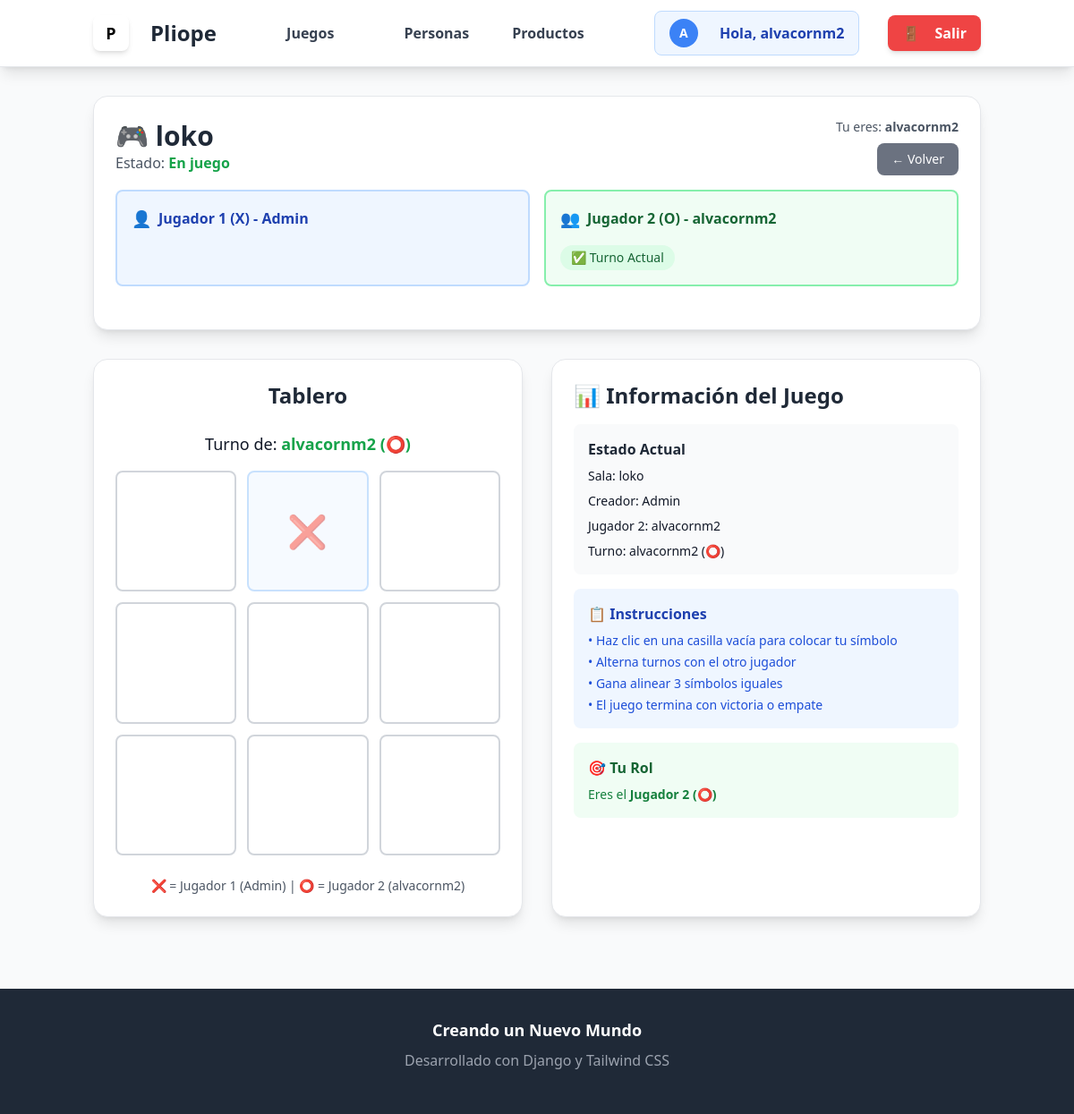
/Games/loko/ (signed in), run on the app's committed database.
### Games/models.py (models this page shows, shortened)
class Game(models.Model):
    room_name = models.CharField(max_length=100, unique=True)
    owner = models.ForeignKey(User, on_delete=models.CASCADE, related_name='owner_games')
    player2 = models.ForeignKey(User, on_delete=models.CASCADE, related_name='player2_games', blank=True, null=True)
    board = models.CharField(max_length=9, default="-" * 9)
    active_player = models.IntegerField(default=1)
    winner = models.CharField(max_length=10, blank=True, null=True)
    current_player = models.IntegerField(default=1)
    over = models.BooleanField(default=False)

### Games/views.py (the view, shortened to what this page needs)
# urls.py: path('<str:room_name>/', views.game_detail, name='game_detail'),
@login_required
def game_detail(request, room_name):
    game = get_object_or_404(Game, room_name=room_name)
    if game.player2 is None and request.user != game.owner:
        game.player2 = request.user
        game.save()
        messages.success(request, f"🎮 Te has unido a la sala como Jugador 2!")
    board = list(game.board)
    return render(request, 'games_room.html', {
        'game': game,
        'board': board,
        'user': request.user
    })

### Games/templates/games_room.html (shortened to what this page needs)
{% extends "base.html" %}
{% load static %}
{% block content %}
<div class="max-w-6xl mx-auto">
    <div class="bg-white rounded-2xl shadow-lg p-6 border border-gray-200 mb-8">
        <div class="flex justify-between items-center mb-4">
            <div>
                <h1 class="text-3xl font-bold text-gray-800">🎮 {{ game.room_name }}</h1>
                <p class="text-gray-600">
                    Estado:
                    <span class="font-semibold {% if not game.over %}text-green-600{% else %}text-blue-600{% endif %}">
                        {% if game.winner %}Ganó {{ game.winner }}
                        {% elif game.over %}Empate
                        {% else %}En juego{% endif %}
                    </span>
                </p>
            </div>
            <div class="text-right">
                <p class="text-sm text-gray-600">Tu eres: <span class="font-semibold">{{ user.username }}</span></p>
                <a href="{% url 'Games:games_list' %}" class="bg-gray-500 hover:bg-gray-600 text-white px-4 py-2 rounded-lg text-sm font-medium transition-colors mt-2 ml-2 inline-block">
                    ← Volver
                </a>
            </div>
        </div>
        <div class="grid md:grid-cols-2 gap-4 mb-6">
            <div class="{% if game.active_player == 1 and not game.over %}bg-green-50 border-green-300{% else %}bg-blue-50 border-blue-200{% endif %} rounded-lg p-4 border-2 transition-colors">
                <h3 class="font-semibold {% if game.active_player == 1 and not game.over %}text-green-800{% else %}text-blue-800{% endif %} mb-2 flex items-center">
                    <span class="text-lg mr-2">👤</span>
                    Jugador 1 (X) - {{ game.owner.username }}
                </h3>
            </div>
            <div class="{% if game.active_player == 2 and not game.over %}bg-green-50 border-green-300{% else %}{% if game.player2 %}bg-green-50 border-green-200{% else %}bg-gray-100 border-gray-300{% endif %}{% endif %} rounded-lg p-4 border-2 transition-colors">
                <h3 class="font-semibold {% if game.active_player == 2 and not game.over %}text-green-800{% else %}{% if game.player2 %}text-green-800{% else %}text-gray-600{% endif %}{% endif %} mb-2 flex items-center">
                    <span class="text-lg mr-2">👥</span>
                    Jugador 2 (O) - {% if game.player2 %}{{ game.player2.username }}{% else %}Esperando...{% endif %}
                </h3>
                {% if game.active_player == 2 and not game.over %}
                <span class="inline-block mt-2 px-3 py-1 bg-green-100 text-green-800 rounded-full text-sm font-medium">
                    ✅ Turno Actual
                </span>
                {% endif %}
            </div>
        </div>
    </div>
    <div class="grid lg:grid-cols-2 gap-8">
        <div class="bg-white rounded-2xl shadow-lg p-6 border border-gray-200">
            <h2 class="text-2xl font-bold text-gray-800 mb-6 text-center">Tablero</h2>
            {% if not game.over %}
                <p class="text-center text-lg mb-4">
                    Turno de:
                    <span class="font-bold {% if game.active_player == 1 %}text-blue-600{% else %}text-green-600{% endif %}">
                        {% if game.active_player == 1 %}
                            {{ game.owner.username }} (❌)
                        {% else %}
                            {% if game.player2 %}{{ game.player2.username }}{% else %}Jugador 2{% endif %} (⭕)
                        {% endif %}
                    </span>
                </p>
            {% endif %}
            <div class="grid grid-cols-3 gap-3 max-w-md mx-auto mb-6">
                {% for square in board %}
                <form method="post" class="aspect-square">
                    <button type="submit"
                            class="w-full h-full border-2 rounded-lg text-4xl font-bold transition-all duration-200
                                   {% if square == 'X' %}text-blue-600 bg-blue-50 border-blue-300
                                   {% elif square == 'O' %}text-green-600 bg-green-50 border-green-300
                                   {% else %}text-gray-400 border-gray-300 hover:bg-gray-50{% endif %}
                                   {% if game.over or square != '-' %}opacity-50 cursor-not-allowed{% endif %}"
                            {% if game.over or square != '-' %}disabled{% endif %}
                            {% if square == '-' and not game.over %}title="Hacer movimiento en posición {{ forloop.counter0 }}"{% endif %}>
                        {% if square == 'X' %}❌
                        {% elif square == 'O' %}⭕
                        {% else %}&nbsp;{% endif %}
                    </button>
                </form>
                {% endfor %}
            </div>
            <div class="text-center space-y-3">
                <div class="text-sm text-gray-600">
                    <p>❌ = Jugador 1 ({{ game.owner.username }}) | ⭕ = Jugador 2 ({% if game.player2 %}{{ game.player2.username }}{% else %}?{% endif %})</p>
                </div>
            </div>
        </div>
        <div class="bg-white rounded-2xl shadow-lg p-6 border border-gray-200">
            <h2 class="text-2xl font-bold text-gray-800 mb-4">📊 Información del Juego</h2>
            <div class="space-y-4">
                <div class="bg-gray-50 rounded-lg p-4">
                    <h3 class="font-semibold text-gray-800 mb-2">Estado Actual</h3>
                    <div class="space-y-2 text-sm">
                        <p><span class="font-medium">Sala:</span> {{ game.room_name }}</p>
                        <p><span class="font-medium">Creador:</span> {{ game.owner.username }}</p>
                        <p><span class="font-medium">Jugador 2:</span> {% if game.player2 %}{{ game.player2.username }}{% else %}Por unirse{% endif %}</p>
                        <p><span class="font-medium">Turno:</span>
                            {% if game.over %}Juego terminado
                            {% elif game.active_player == 1 %}{{ game.owner.username }} (❌)
                            {% else %}{% if game.player2 %}{{ game.player2.username }}{% else %}Jugador 2{% endif %} (⭕)
                            {% endif %}
                        </p>
                    </div>
                </div>
                <div class="bg-blue-50 rounded-lg p-4">
                    <h3 class="font-semibold text-blue-800 mb-2">📋 Instrucciones</h3>
                    <ul class="text-sm text-blue-700 space-y-1">
                        <li>• Haz clic en una casilla vacía para colocar tu símbolo</li>
                        <li>• Alterna turnos con el otro jugador</li>
                        <li>• Gana alinear 3 símbolos iguales</li>
                        <li>• El juego termina con victoria o empate</li>
                    </ul>
                </div>
                {% if not game.over %}
                <div class="bg-green-50 rounded-lg p-4">
                    <h3 class="font-semibold text-green-800 mb-2">🎯 Tu Rol</h3>
                    <p class="text-sm text-green-700">
                        {% if user == game.owner %}
                            Eres el <span class="font-bold">Jugador 1 (❌)</span>
                        {% elif user == game.player2 %}
                            Eres el <span class="font-bold">Jugador 2 (⭕)</span>
                        {% else %}
                            Eres un <span class="font-bold">Espectador</span>
                        {% endif %}
                    </p>
                </div>
                {% endif %}
            </div>
        </div>
    </div>
</div>
{% endblock %}

### theme/templates/base.html (shortened to what this page needs)
{% load static %}
{% load tailwind_tags %}
<!DOCTYPE html>
<html lang="es" class="h-full">
<head>
    <script src="https://cdn.tailwindcss.com"></script>
    {% tailwind_css %}
</head>
<body class="min-h-screen bg-gray-50 text-gray-900 flex flex-col">
    <header class="bg-white shadow-lg border-b border-gray-200 sticky top-0 z-50">
        <nav class="container mx-auto px-4 py-3">
            <div class="flex justify-between items-center">
                <div class="flex items-center space-x-3">
                    <div class="w-10 h-10 bg-gradient-to-r from-blue-500 to-purple-600 rounded-lg flex items-center justify-center text-black font-bold text-lg shadow-md">
                        P
                    </div>
                    <a href="{% url 'home' %}" class="text-2xl font-bold text-gray-800 hover:text-blue-600 transition-colors">
                        Pliope
                    </a>
                </div>
                <div    class="hidden md:flex items-center space-x-6">
                    <a href="{% url 'Games:games_list' %}" class="font-semibold text-gray-700 hover:text-green-600 transition-colors flex items-center space-x-2">
                        <span>Juegos</span>
                    </a>
                </div>
                <div class="hidden md:flex items-center space-x-6">
                    <a href="{% url 'people:lista' %}" class="font-semibold text-gray-700 hover:text-blue-600 transition-colors flex items-center space-x-2">
                        <span>Personas</span>
                    </a>
                    {% if user.is_authenticated %}
                    <a href="{% url 'productos:lista' %}" class="font-semibold text-gray-700 hover:text-purple-600 transition-colors flex items-center space-x-2">
                        <span>Productos</span>
                    </a>
                    {% endif %}
                </div>
                <div class="flex items-center space-x-4">
                    {% if user.is_authenticated %}
                        <div class="flex items-center space-x-4">
                            <div class="flex items-center space-x-3 bg-blue-50 px-4 py-2 rounded-lg border border-blue-200">
                                <div class="w-8 h-8 bg-blue-500 rounded-full flex items-center justify-center text-white text-sm font-bold">
                                    {{ user.username|first|upper }}
                                </div>
                                <span class="font-semibold text-blue-800">Hola, {{ user.username }}</span>
                            </div>
                            <form action="{% url 'users:logout' %}" method="post" class="inline">
                                <button type="submit" class="bg-red-500 hover:bg-red-600 text-white px-4 py-2 rounded-lg transition-colors font-semibold shadow-md flex items-center space-x-2">
                                    <span>🚪</span>
                                    <span>Salir</span>
                                </button>
                            </form>
                        </div>
                    {% endif %}
                </div>
            </div>
        </nav>
    </header>
    <main class="flex-grow container mx-auto px-4 py-8">
        {% block content %}
        {% endblock %}
    </main>
    <footer class="bg-gray-800 text-white py-8 mt-12">
        <div class="container mx-auto px-4 text-center">
            <p class="text-lg font-semibold mb-2"> Creando un Nuevo Mundo</p>
            <p class="text-gray-400 mb-4">Desarrollado con Django y Tailwind CSS</p>
        </div>
    </footer>
</body>
</html>

### data on the page
Game: room_name "loko", owner.username "Admin", player2.username "alvacornm2", over False (drawn)

### other printed values
{{ user.username|first|upper }} "A"
{{ user.username }} "alvacornm2"
